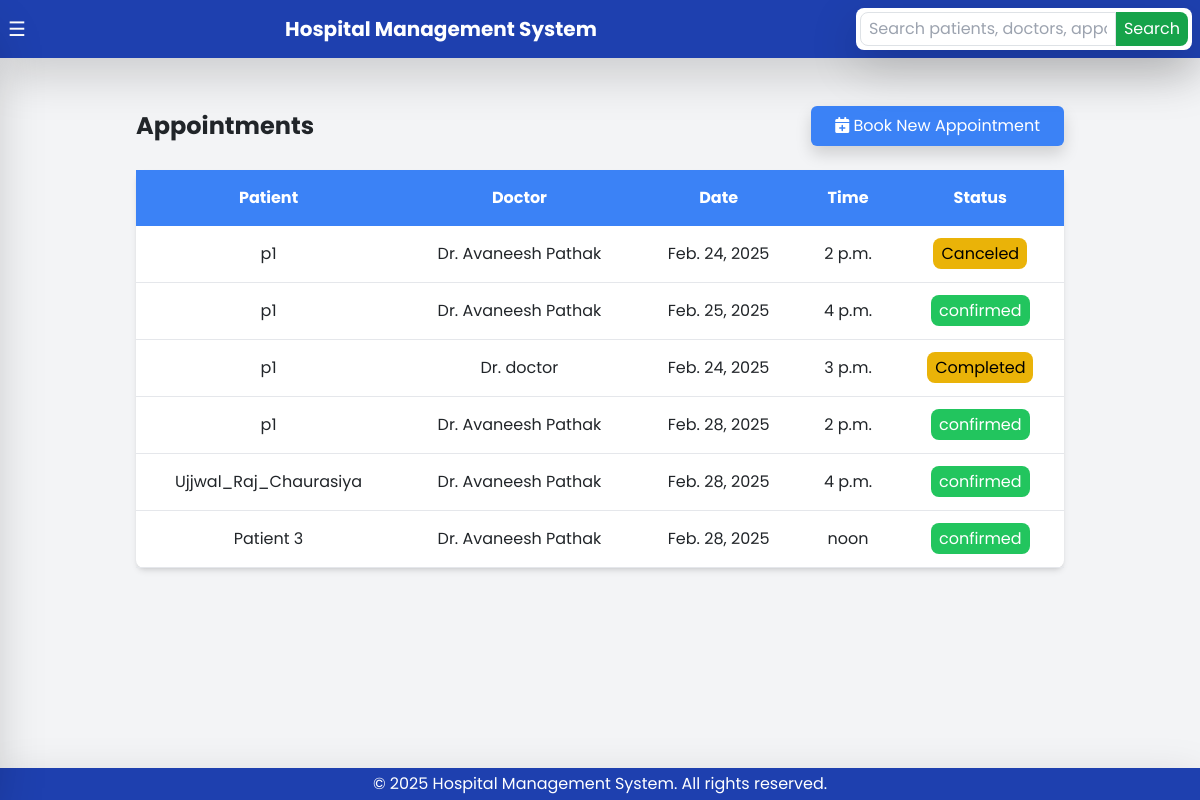
Screenshot of /appointments/ (signed in) with the database file from the repository.
### hms/models.py (models this page shows, shortened)
class Appointment(models.Model):
    STATUS_CHOICES = [
        ('pending', 'Pending'),
        ('confirmed', 'Confirmed'),
        ('completed', 'Completed'),
        ('canceled', 'Canceled'),
    ]
    patient = models.ForeignKey(Patient, on_delete=models.CASCADE, related_name="appointments")
    doctor = models.ForeignKey(Doctor, on_delete=models.CASCADE, related_name="appointments")
    date = models.DateField()
    time = models.TimeField(blank=True, null=True)
    status = models.CharField(max_length=20, choices=STATUS_CHOICES, default='pending')
    class Meta:
        unique_together = ("doctor", "date", "patient")

class Patient(models.Model):
    BLOOD_GROUP_CHOICES = [
        ('A+', 'A+'), ('A-', 'A-'), ('B+', 'B+'), ('B-', 'B-'),
        ('O+', 'O+'), ('O-', 'O-'), ('AB+', 'AB+'), ('AB-', 'AB-')
    ]
    RELATIONSHIP_CHOICES = [
        ('father', 'Father'),
        ('mother', 'Mother'),
        ('son', 'Son'),
        ('daughter', 'Daughter'),
        ('spouse', 'Spouse'),
        ('friend', 'Friend'),
        ('other', 'Other'),
    ]
    patient_code = models.CharField(max_length=15, unique=True, editable=False, blank=True, null=True)
    created_at = models.DateTimeField(default=now)
    user = models.OneToOneField(CustomUser, on_delete=models.CASCADE, related_name="patient")
    date_of_birth = models.DateField(blank=True, null=True)
    age = models.PositiveIntegerField(blank=True, null=True)  # Age field
    contact_number = models.CharField(max_length=15, blank=True, null=True)
    address = models.TextField(blank=True, null=True)
    gender = models.CharField(max_length=10, choices=CustomUser.GENDER_CHOICES, blank=True, null=True)
    aadhar_number = models.CharField(max_length=12, unique=True, validators=[MinLengthValidator(12)], blank=True, null=True)
    blood_group = models.CharField(max_length=3, blank=True, null=True, choices=BLOOD_GROUP_CHOICES)
    email = models.EmailField(unique=True, blank=True, null=True)
    allergies = models.TextField(blank=True, null=True)  # Known allergies
    medical_history = models.TextField(blank=True, null=True)  # Past medical history
    current_medications = models.TextField(blank=True, null=True)  # Current medications
    emergency_contact_name = models.CharField(max_length=255, blank=True, null=True)
    emergency_contact_number = models.CharField(max_length=15, blank=True, null=True)
    emergency_contact_relationship = models.CharField(max_length=50, blank=True, null=True, choices=RELATIONSHIP_CHOICES)
    accompanying_person_name = models.CharField(max_length=255, blank=True, null=True)
    accompanying_person_contact = models.CharField(max_length=15, blank=True, null=True)
    accompanying_person_relationship = models.CharField(max_length=50, blank=True, null=True, choices=RELATIONSHIP_CHOICES)
    accompanying_person_address = models.TextField(blank=True, null=True)
    profile_picture = models.ImageField(upload_to='patient_profiles/', blank=True, null=True)

class CustomUser(AbstractUser):
    GENDER_CHOICES = (
        ('male', 'Male'),
        ('female', 'Female'),
        ('other', 'Other'),
    )
    full_name = models.CharField(max_length=255, blank=True, null=True)
    contact_number = models.CharField(max_length=15, blank=True, null=True)
    address = models.TextField(blank=True, null=True)
    gender = models.CharField(max_length=10, choices=GENDER_CHOICES, blank=True, null=True)
    groups = models.ManyToManyField(Group, related_name="customuser_groups", blank=True)
    user_permissions = models.ManyToManyField(Permission, related_name="customuser_permissions", blank=True)

class Doctor(models.Model):
    created_at = models.DateTimeField(default=now)
    user = models.OneToOneField(CustomUser, on_delete=models.CASCADE, related_name="doctor")
    specialization = models.CharField(max_length=255)
    contact_number = models.CharField(max_length=15)
    availability = models.CharField(max_length=255, default="9 AM - 5 PM")
    def __str__(self):
        return f"Dr. {self.user.full_name} - {self.specialization}"

### hms/views.py (the view)
# urls.py: path('appointments/', views.appointments, name='appointments'),
@login_required
def appointments(request):
    doctors  = Doctor.objects.all()
    appointments = Appointment.objects.all()
    print("Doctors in view:", doctors)  # Debugging line
    return render(request, 'hms/appointment_list.html', {'appointments': appointments, 'doctors': doctors })

### hms/templates/hms/appointment_list.html (shortened to what this page needs)
{% extends 'hms/base.html' %}
{% block content %}
<div class="container mx-auto p-6">
    <div class="flex justify-between items-center mb-4">
        <h2 class="text-2xl font-bold">Appointments</h2>
        <a href="{% url 'available_doctors' %}" class="bg-blue-500 text-white px-4 py-2 rounded-md shadow hover:bg-blue-600 transition">
            <i class="fas fa-calendar-plus"></i> Book New Appointment
        </a>
    </div>
    {% if appointments %}
        <table class="w-full bg-white shadow-md rounded-lg border-collapse">
            <thead>
                <tr class="bg-blue-500 text-white text-center">
                    <th class="p-3">Patient</th>
                    <th class="p-3">Doctor</th>
                    <th class="p-3">Date</th>
                    <th class="p-3">Time</th>
                    <th class="p-3">Status</th>
                </tr>
            </thead>
            <tbody id="appointments-table">
                {% for appointment in appointments %}
                <tr class="border-b text-center">
                    <td class="p-3">{{ appointment.patient.user.full_name }}</td>
                    <td class="p-3">Dr. {{ appointment.doctor.user.full_name }}</td>
                    <td class="p-3">{{ appointment.date }}</td>
                    <td class="p-3">{{ appointment.time }}</td>
                    <td class="p-3">
                        <span class="px-2 py-1 rounded-lg {% if appointment.status == 'confirmed' %}bg-green-500 text-white{% else %}bg-yellow-500 text-black{% endif %}">
                            {{ appointment.status }}
                        </span>
                    </td>
                </tr>
                {% endfor %}
            </tbody>
        </table>
    {% else %}
        <p class="text-gray-600">No appointments found.</p>
    {% endif %}
</div>
{% endblock %}

### hms/templates/hms/base.html (style rules this page uses)
body { font-family: 'Poppins', sans-serif; }

### rows the page displays
Appointment: patient.user.full_name "p1", doctor.user.full_name "Avaneesh Pathak", date "Feb. 24, 2025", time "2 p.m.", status "Canceled"
Appointment: patient.user.full_name "p1", doctor.user.full_name "Avaneesh Pathak", date "Feb. 25, 2025", time "4 p.m.", status "confirmed"
Appointment: patient.user.full_name "p1", doctor.user.full_name "doctor", date "Feb. 24, 2025", time "3 p.m.", status "Completed"
Appointment: patient.user.full_name "p1", doctor.user.full_name "Avaneesh Pathak", date "Feb. 28, 2025", time "2 p.m.", status "confirmed"
Appointment: patient.user.full_name "Ujjwal_Raj_Chaurasiya", doctor.user.full_name "Avaneesh Pathak", date "Feb. 28, 2025", time "4 p.m.", status "confirmed"
Appointment: patient.user.full_name "Patient 3", doctor.user.full_name "Avaneesh Pathak", date "Feb. 28, 2025", time "noon", status "confirmed"
